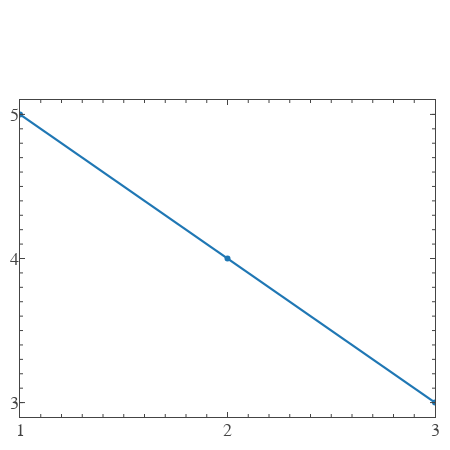

Notebook source saved alongside this figure:
### Markdown cell above
## Plotting Single Data

### Code cell
# the simplest example
simple_scatter = tk.make_scatter({"x": [1,2,3], "y": [5,4,3]})
tk.plotly().show(simple_scatter)

### Figure 1 — Plotly figure (JSON) as saved in the notebook; plotly's stock layout.template omitted (floating-point values rounded to 4 significant figures)
{"data": [{"type": "scatter", "uid": "56712e5c-7f6c-4d1a-9747-06dea2abd712", "x": [1, 2, 3], "y": [5, 4, 3]}, {"type": "scatter", "uid": "64567a43-d546-4342-8f5e-5d534810aced", "visible": false, "xaxis": "x101", "yaxis": "y101"}, {"type": "scatter", "uid": "26771d01-5ad5-441d-b3dc-5127ae0aae80", "visible": false, "xaxis": "x201", "yaxis": "y201"}], "layout": {"font": {"family": "Arial", "size": 18}, "height": 450, "margin": {"b": 10, "l": 10, "r": 10}, "titlefont": {"family": "Arial", "size": 20}, "width": 450, "xaxis": {"automargin": true, "dtick": 1, "hoverformat": ".f", "range": [1, 3], "showgrid": false, "showline": false, "showticklabels": true, "ticklen": 5, "ticks": "inside", "titlefont": {"family": "Arial", "size": 20}, "zeroline": false}, "xaxis101": {"anchor": "y", "automargin": true, "dtick": 1, "overlaying": "x", "range": [1, 3], "scaleanchor": "x", "showgrid": false, "showline": false, "showticklabels": false, "side": "top", "ticklen": 5, "ticks": "inside", "zeroline": false}, "xaxis201": {"anchor": "y", "automargin": true, "dtick": 0.1, "mirror": "ticks", "overlaying": "x", "range": [1, 3], "scaleanchor": "x", "showgrid": false, "showline": true, "showticklabels": false, "ticklen": 3, "ticks": "inside", "zeroline": false}, "yaxis": {"automargin": true, "dtick": 1, "hoverformat": ".f", "range": [2.9, 5.1], "showgrid": false, "showline": false, "showticklabels": true, "ticklen": 5, "ticks": "inside", "titlefont": {"family": "Arial", "size": 20}, "zeroline": false}, "yaxis101": {"anchor": "x", "automargin": true, "dtick": 1, "overlaying": "y", "range": [2.9, 5.1], "scaleanchor": "y", "showgrid": false, "showline": false, "showticklabels": false, "side": "right", "ticklen": 5, "ticks": "inside", "zeroline": false}, "yaxis201": {"anchor": "x", "automargin": true, "dtick": 0.1, "mirror": "ticks", "overlaying": "y", "range": [2.9, 5.1], "scaleanchor": "y", "showgrid": false, "showline": true, "showticklabels": false, "ticklen": 3, "ticks": "inside", "zeroline": false}}}
